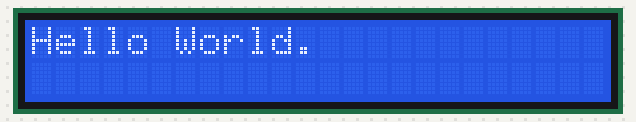
Simulated run of this sketch. Board: ATtiny85, built with avr-gcc and run on an emulated ATtiny85. Parts: 24×2 character LCD.

Above: at 0.1 s.
At 4.1 s:
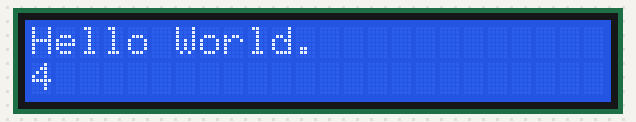
At 9.1 s:
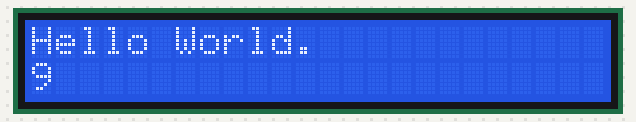
At 19.1 s:
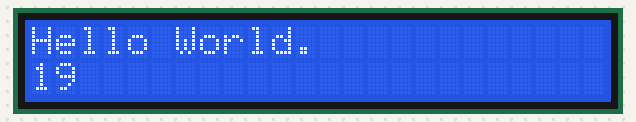
At 29.1 s:
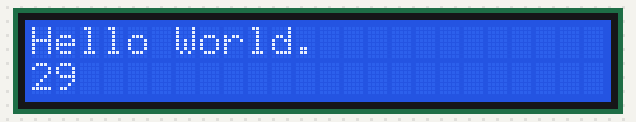
At 39.1 s:
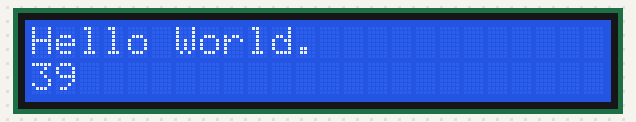

Measured:
- what the display in image 1 shows lasts 1.0 s, from 4.0 s to 5.0 s

The sketch:

VFD_HelloWorldWithCounter.ino
```cpp
// Hello world with counter example
// v2 20171101 Added uno, changed digipro pin assignments
#include <LiquidCrystal.h>

// use one of the following LiquidCrystal lines:

// digispark pro D pins for rs,enable,db4,db5,db6,db7
//LiquidCrystal lcd(5,0,9,10,11,12);

// arduino uno pins for rs,enable,db4,db5,db6,db7
LiquidCrystal lcd(7,2,3,4,5,6);

void setup() {
  // 24x2 display
  lcd.begin(24,2);
  sayHello();
}

void sayHello() {
  lcd.clear();
  lcd.print("Hello World.");
}

int last = 0;

void loop() {
  // this loop runs at high speed and is called many times per second
  // another good approach would be to use interrupts, but care must be
  // taken not to interfere with other libraries
  int m = millis() /1000;

  // Only write the count when it has changed.
  // This is different from the LiquidCrystal library example which does not
  // take advantage of the modules' ability to offload the display function,
  // and instead continuously rewrites the same values to the display.
  // On the VFD, the repetitive writing can also causes flicker because VFD
  // updates faster and does not have the memory effect of LCDs.  By writing
  // only when needed, we eliminate the flicker and save power and compute cycles.
  if(m!=last) {
    // when m rolls over, clear the display
    if(m==0) sayHello();

    // write the number of seconds
    lcd.setCursor(0, 1);
    lcd.print(m);
    last = m;  // remember current time
  }

  // do other stuff here
}
```
